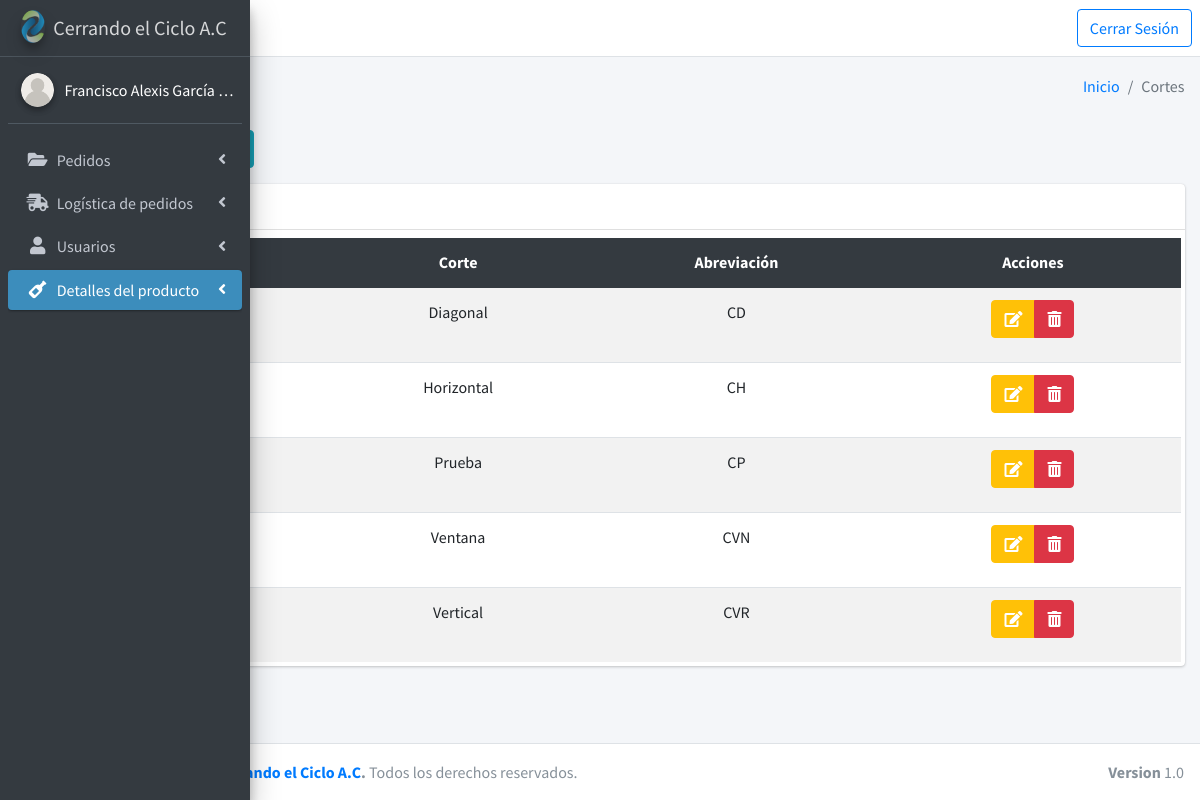
Page /mainCorte (signed in) on the committed database.
### tables this page shows
CREATE TABLE `corte` (
  `Id_Corte` int(11) NOT NULL,
  `Foto_Corte` text NOT NULL,
  `Corte` text NOT NULL,
  `Abreviacion_Corte` text NOT NULL
);

### controllers/plantilla.controlador.php (called while the page is built)
<?php
    Class ControladorPlantilla{
        static public function TraerPlantilla(){
            include "views/plantilla.php";
        }
    }
?>

### index.php (called while the page is built, shortened)
<?php
    require_once "controllers/plantilla.controlador.php";
    require_once "controllers/roles.controlador.php";
    require_once "controllers/cortes.controlador.php";
    require_once "models/cortes.modelo.php";
    $plantilla = new ControladorPlantilla();
    $plantilla->TraerPlantilla();
?>

### models/conexion.php (called while the page is built)
<?php
    Class Conexion {
        static public function conectar(){
            $link = new PDO("mysql:host=localhost;dbname=logistica-pedidos",
                            "root",
                            "");
            $link->exec("set names utf8");
            return $link;
        }
    }
?>

### models/cortes.modelo.php (called while the page is built, shortened)
<?php
require_once "conexion.php";
class ModeloCorte
{
    static public function mdlTraerCorte($tabla, $item, $valor)
    {
        if ($valor == null) {
            $consulta = Conexion::conectar()->prepare("SELECT * FROM $tabla WHERE $item != 'Otro corte' ORDER BY $item");
            $consulta->execute();
            return $consulta->fetchAll();
        }
    }
}

### controllers/cortes.controlador.php (called while the page is built, shortened)
<?php
class ControladorCorte
{
    static public function ctrTraerCorte($tabla, $item, $valor)
    {
        $consulta = ModeloCorte::mdlTraerCorte($tabla, $item, $valor);
        return $consulta;
    }
}

### views/modules/Cortes/tablaCortes.php (the view, shortened to what this page needs)
<table class="table table-hover table-striped text-md-center tablas dt-responsive">
    <thead class="thead-dark">
        <tr>
            <th scope="col" style="width: 3px; max-width: 8px;">#</th>
            <th scope="col">Imagen</th>
            <th scope="col">Corte</th>
            <th scope="col">Abreviación</th>
            <th scope="col">Acciones</th>
        </tr>
    </thead>
    <tbody>
        <?php
        $tabla = "corte";
        $item = "Corte";
        $acabados = ControladorCorte::ctrTraerCorte($tabla, $item, null);
        foreach ($acabados as $key => $value) :
        ?>
            <tr>
                <td scope="row" style="width: 3px; max-width: 8px;"><?php echo $key + 1; ?></td>
                <td>
                </td>
                <td><?php echo $value["Corte"]; ?></td>
                <td><?php echo $value["Abreviacion_Corte"]; ?></td>
                <td>
                    <div class="btn-group">
                        <button class="btn btn-warning btnEditarCorte" idCorte="<?php echo $value["Id_Corte"]; ?>" data-toggle="modal" data-target="#modalEditCorte"><i class="fas fa-edit text-white"></i></button>
                        <button class="btn btn-danger btnEliminarCorte" idCorte="<?php echo $value["Id_Corte"]; ?>" fotoCorte="<?php echo $value["Foto_Corte"]; ?>" nomCorte="<?php echo $value["Corte"]; ?>"><i class="fas fa-trash-alt text-white"></i></button>
                    </div>
                </td>
            </tr>
        <?php endforeach ?>
    </tbody>
</table>

### rows in the picture
corte: Corte "Diagonal", Abreviacion_Corte "CD"
corte: Corte "Horizontal", Abreviacion_Corte "CH"
corte: Corte "Prueba", Abreviacion_Corte "CP"
corte: Corte "Ventana", Abreviacion_Corte "CVN"
corte: Corte "Vertical", Abreviacion_Corte "CVR"

### other values in the picture
$_SESSION["nombreUsuario"] "Francisco Alexis García…"
